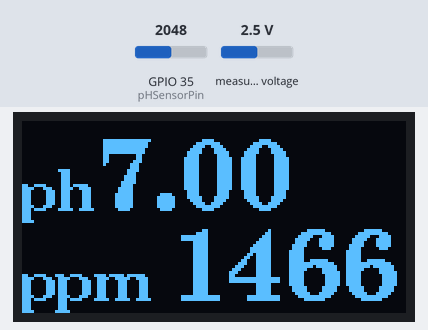
A sketch run on a simulated ESP32. Parts: 128×64 one-colour display. The inputs (shaded band) are chosen by the test bench; at power-on: measured voltage 2.5 V, GPIO 35 (pHSensorPin) = 2048.

Above: at 1.2 s.
1.3 s: measured voltage set to 0.1 V
At 3.3 s:
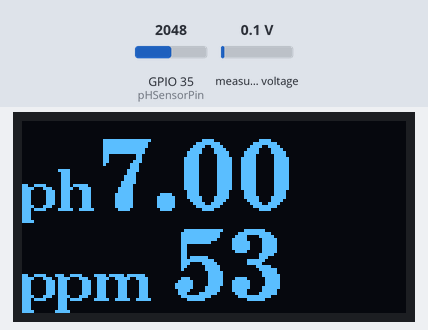
3.8 s: GPIO 35 (pHSensorPin) set to 2866
At 5.0 s:
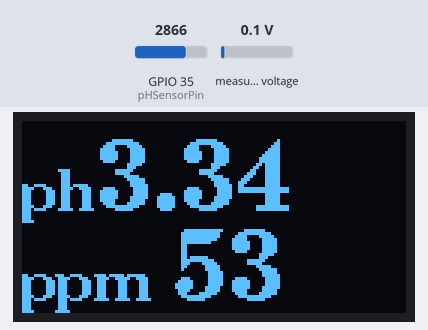
6.1 s: measured voltage set to 1.2 V
At 7.9 s:
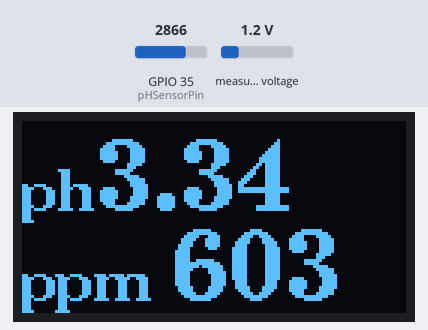
8.5 s: GPIO 35 (pHSensorPin) set to 3603
At 10.5 s:
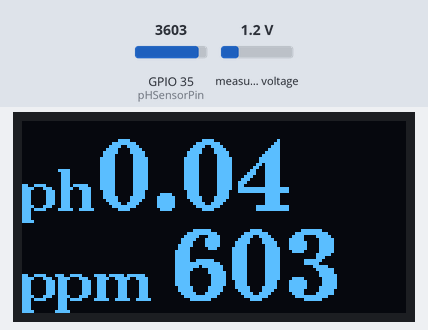
10.8 s: measured voltage set to 2.5 V
At 12.3 s:
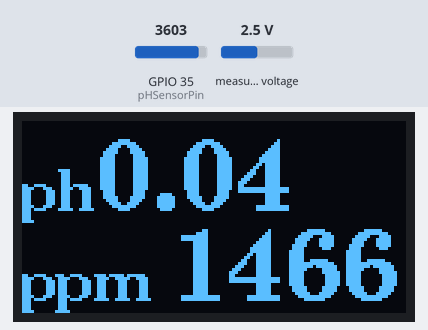
13.1 s: GPIO 35 (pHSensorPin) set to 4095
At 14.9 s:
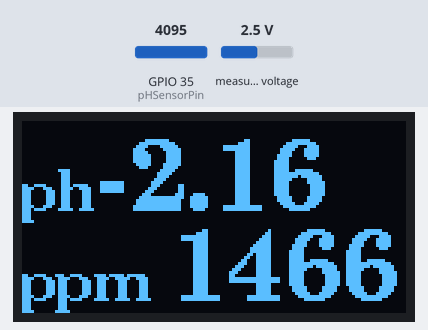
Timing chart, 0 to 16.4 s (numbered marks = the images above; inputs shaded):
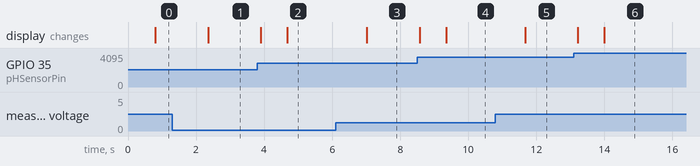

Measured:
- after the input at 1.3 s, the display: changes after 1.1 s (image 1)
- after the input at 3.8 s, the display: first changes after 0.11 s (image 2 shows a later state)
- after the input at 6.1 s, the display: changes after 0.92 s (image 3)
- after the input at 8.5 s, the display: first changes after 0.07 s (image 4 shows a later state)
- after the input at 10.8 s, the display: changes after 0.87 s (image 5)
- after the input at 13.1 s, the display: first changes after 0.12 s (image 6 shows a later state)

The sketch:

ph-tds-meter.ino
```cpp
#include <Adafruit_ADS1X15.h>
#include <DFRobot_ESP_EC.h>
#include <U8g2lib.h>

DFRobot_ESP_EC ec;
Adafruit_ADS1115 ads;
U8G2_SH1106_128X64_NONAME_1_HW_I2C _display(U8G2_R0, /* reset=*/U8X8_PIN_NONE);

void initializeOLEDDisplay();
void showScreen(float ph, float ec);
void showScreen(float ph, short ppm);
float getPh();
float getEC();
float enableECCalibration();
short getPPM();
int getMedianNum(int bArray[], int iFilterLen);
float getTemperature();

void setup()
{
    initializeOLEDDisplay();
    ec.begin();
    ads.setGain(GAIN_TWO);
    ads.begin();
    // Serial.begin();
}

void loop()
{
    showScreen(getPh(), getPPM());
    //    showScreen(getPh(), getEC());
    // enableECCalibration();
}

void initializeOLEDDisplay()
{
    _display.begin();
    _display.setPowerSave(0);
    _display.setFontMode(1);
    _display.setFontDirection(0);
    _display.setDrawColor(2);
    _display.enableUTF8Print();
}

void showScreen(float ph, float ec)
{
    _display.firstPage();
    do
    {
        _display.setFont(u8g2_font_ncenB14_tf);
        _display.setCursor(0, 30);
        _display.print(F("ph"));

        _display.setCursor(25, 30);
        _display.setFont(u8g2_font_ncenB24_tf);
        _display.print(ph);

        _display.setFont(u8g2_font_ncenB14_tf);
        _display.setCursor(0, 60);
        _display.print(F("ec"));

        _display.setCursor(25, 60);
        _display.setFont(u8g2_font_ncenB24_tf);
        _display.print(ec);
        _display.setFont(u8g2_font_ncenB08_tf);
        _display.print(F("ms/cm"));
    } while (_display.nextPage());
}

void showScreen(float ph, short ppm)
{
    _display.firstPage();
    do
    {
        _display.setFont(u8g2_font_ncenB14_tf);
        _display.setCursor(0, 30);
        _display.print(F("ph"));

        _display.setCursor(25, 30);
        _display.setFont(u8g2_font_ncenB24_tf);
        _display.print(ph);

        _display.setFont(u8g2_font_ncenB14_tf);
        _display.setCursor(0, 60);
        _display.print(F("ppm"));

        _display.setCursor(50, 60);
        _display.setFont(u8g2_font_ncenB24_tf);
        _display.print(ppm);
    } while (_display.nextPage());
}

float getPh()
{
    int pHSensorPin = 35;
    int samplesPhMeasures = 20;
    float espADCResolution = 4096.0;
    float maximumVoltage = 3.3;
    float mediumVoltage = maximumVoltage / 2;

    int measurings = 0;

    for (int i = 0; i < samplesPhMeasures; i++)
    {
        measurings += analogRead(pHSensorPin);
        delay(10);
    }

    float voltage = maximumVoltage / espADCResolution * measurings / samplesPhMeasures;
    return 7 + ((mediumVoltage - voltage) / 0.18);
}

float getEC()
{
    float voltage = ads.readADC_SingleEnded(0) / 10;
    float ecValue = ec.readEC(voltage, getTemperature()); // convert voltage to EC with temperature compensation

    return ecValue;
}

float enableECCalibration()
{
    float voltage, ecValue;

    static unsigned long timepoint = millis();
    if (millis() - timepoint > 1000U) //time interval: 1s
    {

        timepoint = millis();
        voltage = ads.readADC_SingleEnded(0) / 10;
        Serial.print("voltage:");
        Serial.println(voltage, 4);

        Serial.print("temperature:");
        Serial.print(getTemperature(), 1);
        Serial.println("^C");

        ecValue = ec.readEC(voltage, getTemperature()); // convert voltage to EC with temperature compensation
        Serial.print("EC:");
        Serial.print(ecValue, 4);
        Serial.println("ms/cm");

        Serial.println();
    }
    ec.calibration(voltage, getTemperature()); // calibration process by Serail CMD
}

short getPPM()
{
    // byte TdsSensorPin = 34;
    // pinMode(TdsSensorPin, INPUT);
    float VREF = 3.3; // analog reference voltage(Volt) of the ADC
    byte SCOUNT = 30; // sum of sample point
    short ADCResolution = 4096;

    int analogBuffer[SCOUNT]; // store the analog value in the array, read from ADC

    for (byte i = 0; i < SCOUNT; i++)
    {
        // analogBuffer[i] = analogRead(TdsSensorPin);
        analogBuffer[i] = ads.readADC_SingleEnded(0) / 10;
        delay(10);
    }

    float averageVoltage = getMedianNum(analogBuffer, SCOUNT) * VREF / (float)ADCResolution; // read the analog value more stable by the median filtering algorithm, and convert to voltage value
    float compensationCoefficient = 1.0 + 0.02 * (getTemperature() - 25.0);                       //temperature compensation formula: fFinalResult(25^C) = fFinalResult(current)/(1.0+0.02*(fTP-25.0));
    float compensationVoltage = averageVoltage / compensationCoefficient;                    //temperature compensation

    //convert voltage value to tds value
    float tdsValue = (133.42 * pow(compensationVoltage, 3) - 255.86 * pow(compensationVoltage, 2) + 857.39 * compensationVoltage) * 0.5;

    return tdsValue;
}

int getMedianNum(int bArray[], int iFilterLen)
{
    int bTab[iFilterLen];
    for (byte i = 0; i < iFilterLen; i++)
        bTab[i] = bArray[i];

    int i, j, bTemp;
    for (j = 0; j < iFilterLen - 1; j++)
    {
        for (i = 0; i < iFilterLen - j - 1; i++)
        {
            if (bTab[i] > bTab[i + 1])
            {
                bTemp = bTab[i];
                bTab[i] = bTab[i + 1];
                bTab[i + 1] = bTemp;
            }
        }
    }

    if ((iFilterLen & 1) > 0)
        bTemp = bTab[(iFilterLen - 1) / 2];
    else
        bTemp = (bTab[iFilterLen / 2] + bTab[iFilterLen / 2 - 1]) / 2;

    return bTemp;
}

float getTemperature()
{
    return 25;
}
```
